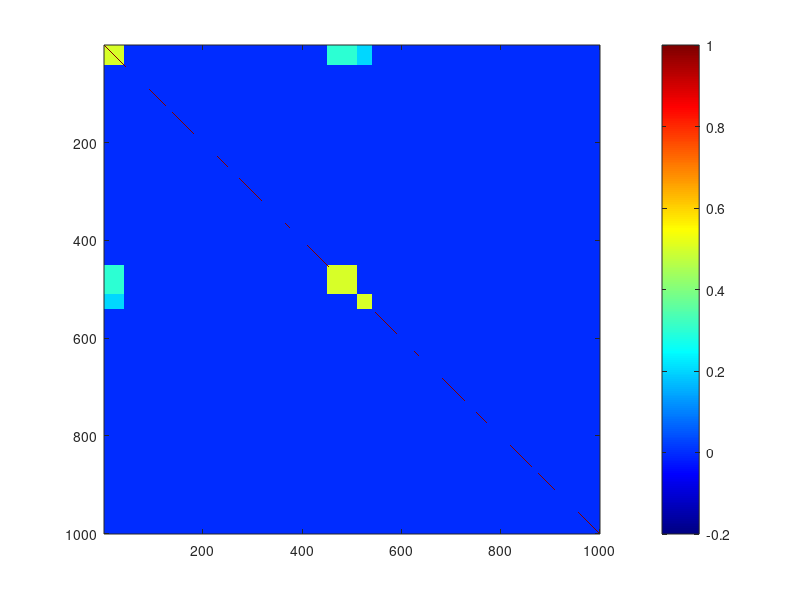

The MATLAB script that drew this image: (Note: this script raises an error after producing the figure.)
clear;
addpath('../matlab/methods')
rng(24);

% Define the size of the matrix, and generate element matrix
% X: 450, Y:550
size = 1000;
R = eye(size);
m = 450;
n = 550;

% 40 correlated X, 60 correlated Y. 

for i=1:40
    for j=451:510
        R(i,j) = 0.3; R(j,i) = 0.3; 
    end 
end 

for i=1:40
    for j=1:40
        if j>i
            R(i,j) = 0.5; R(j,i) = 0.5;
        end
    end    
end

for i=451:510
    for j=451:510
        if j>i
            R(i,j) = 0.5; R(j,i) = 0.5;
        end
    end    
end

chol(R);

% Second Part, 40 correlated X and 30 extra correlated Y

for i=1:40;
    for j=511:540
        R(i,j) = 0.2; R(j,i) = 0.2;
    end   
end 


for i=511:540
    for j=511:540
        if j>i
            R(i,j) = 0.5; R(j,i) = 0.5;
        end
    end    
end

R = (R+R')/2;
figure;imagesc(R);colorbar;colormap(jet(256)); caxis([-0.2, 1]); ax=gca;ax.FontSize=18;
chol(R);

clearvars -except R m n size
save('matrix_1.mat');




%% One time simulation with TGI
mu = zeros(1, size); % Mean vector of zeros
data = mvnrnd(mu, R, 2000);
[sample_R, sample_P] = corr(data, 'Rows', 'pairwise');
figure;imagesc(sample_R);colorbar;colormap(jet(256)); caxis([-0.2, 1]);ax=gca;ax.FontSize=18;

%% shuffle the sample correlation matrix

shuffle_X_idx = randperm(450); % Generate random permutation of X
[~, org_X_idx] = sort(shuffle_X_idx);
shuffle_Y_idx = randperm(550) + 450; % Generate random permutation of Y
[~, org_Y_idx] = sort(shuffle_Y_idx);
org_idx = [org_X_idx, org_Y_idx+450];
shuffle_idx = [shuffle_X_idx, shuffle_Y_idx];

sample_R(1:size+1:end) = 0; 
shuffle_R = sample_R(shuffle_idx, shuffle_idx); % Apply permutation to rows and columns
shuffle_P = sample_P(shuffle_idx, shuffle_idx);
shuffle_P = -log10(shuffle_P);
figure;imagesc(shuffle_R);colorbar;colormap(jet(256)); caxis([-0.2, 1]);ax=gca;ax.FontSize=18;
hold on;
line([0 1000], [450 450], 'Color', 'r', 'LineWidth', 2);
line([450 450], [0 1000], 'Color', 'r', 'LineWidth', 2);
hold off;

% test it can recover from org_idx
figure;imagesc(shuffle_P(org_idx, org_idx));colorbar;colormap(jet(256)); caxis([0, 4]);ax=gca;ax.FontSize=18;
shuffle_R = abs(shuffle_R);

% Start TGI method
figure;imagesc(shuffle_R);colorbar;colormap(jet(256)); caxis([-0.2, 1]); ax=gca;ax.FontSize=18;
result = greedy_3step(shuffle_R, shuffle_R, m, n, 1, 1.8, 1.8, [10, 50], [10, 50])
